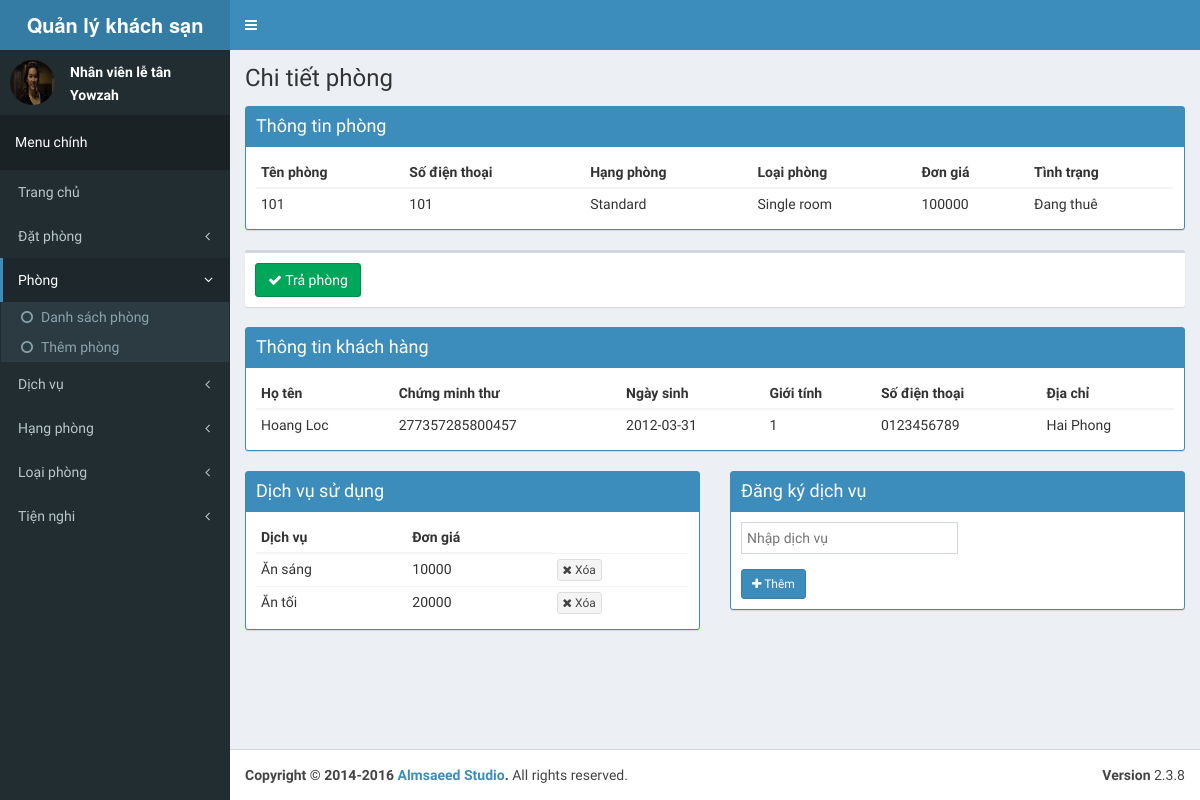
Screenshot of /admin/room/detail/1 with the database file from the repository.
### tables this page shows
CREATE TABLE `room` (
  `room_id` int(11) NOT NULL AUTO_INCREMENT,
  `room` varchar(255) DEFAULT NULL,
  `tel` varchar(255) DEFAULT NULL,
  `rank_id` int(11) DEFAULT NULL,
  `type_id` int(11) DEFAULT NULL,
  `price` int(11) DEFAULT NULL,
  `state` bit(1) DEFAULT NULL,
  PRIMARY KEY (`room_id`),
  KEY `rank_id` (`rank_id`),
  KEY `type_id` (`type_id`),
  CONSTRAINT `room_ibfk_1` FOREIGN KEY (`rank_id`) REFERENCES `rank` (`rank_id`) ON DELETE CASCADE ON UPDATE CASCADE,
  CONSTRAINT `room_ibfk_2` FOREIGN KEY (`type_id`) REFERENCES `type` (`type_id`) ON DELETE CASCADE ON UPDATE CASCADE
);

CREATE TABLE `rank` (
  `rank_id` int(11) NOT NULL AUTO_INCREMENT,
  `rank` varchar(255) DEFAULT NULL,
  PRIMARY KEY (`rank_id`)
);

CREATE TABLE `type` (
  `type_id` int(11) NOT NULL AUTO_INCREMENT,
  `type` varchar(255) DEFAULT NULL,
  PRIMARY KEY (`type_id`)
);

CREATE TABLE `customer` (
  `customer_id` int(11) NOT NULL AUTO_INCREMENT,
  `fname` varchar(255) DEFAULT NULL,
  `lname` varchar(255) DEFAULT NULL,
  `id` varchar(255) DEFAULT NULL,
  `dob` date DEFAULT NULL,
  `gender` bit(1) DEFAULT NULL,
  `phone` varchar(255) DEFAULT NULL,
  `address` varchar(255) DEFAULT NULL,
  PRIMARY KEY (`customer_id`)
);

CREATE TABLE `bookingservice` (
  `bookingservice_id` int(11) NOT NULL AUTO_INCREMENT,
  `bookingroom_id` int(11) DEFAULT NULL,
  `service_id` int(11) DEFAULT NULL,
  `create_date` datetime DEFAULT NULL,
  PRIMARY KEY (`bookingservice_id`),
  KEY `bookingroom_id` (`bookingroom_id`),
  KEY `service_id` (`service_id`),
  CONSTRAINT `bookingservice_ibfk_1` FOREIGN KEY (`bookingroom_id`) REFERENCES `bookingroom` (`bookingroom_id`) ON DELETE CASCADE ON UPDATE CASCADE,
  CONSTRAINT `bookingservice_ibfk_2` FOREIGN KEY (`service_id`) REFERENCES `service` (`service_id`) ON DELETE CASCADE ON UPDATE CASCADE
);

CREATE TABLE `service` (
  `service_id` int(11) NOT NULL AUTO_INCREMENT,
  `service` varchar(255) DEFAULT NULL,
  `price` int(11) DEFAULT NULL,
  PRIMARY KEY (`service_id`)
);

### application/core/MY_Controller.php (called while the page is built, shortened)
<?php defined('BASEPATH') OR exit('No direct script access allowed');
class MY_Controller extends CI_Controller
{
    protected $data = array();
    function __construct()
    {
        $this->data['page_title'] = 'CI_App';
        $this->data['before_head'] = '';
        $this->data['before_body'] = '';
    }
    protected function render($the_view = NULL, $template = 'master')
    {
        if ($template == 'json' || $this->input->is_ajax_request()) {
            header('Content-Type: application/json');
            echo json_encode($this->data);
        } else {
            $this->data['the_view_content'] = (is_null($the_view)) ? '' : $this->load->view($the_view, $this->data, TRUE);;
            $this->load->view('templates/' . $template . '_view', $this->data);
        }
    }
}
class Admin_Controller extends MY_Controller
{
    protected function render($the_view = NULL, $template = 'admin_master')
    {
        parent::render($the_view, $template);
    }
}

### index.php (called while the page is built, shortened)
<?php
require_once BASEPATH.'core/CodeIgniter.php';

### application/models/admin/Model_room.php (called while the page is built, shortened)
<?php defined('BASEPATH') OR exit('No direct script access allowed');
class Model_room extends CI_Model
{
    public function get_room($id = 0)
    {
        return $this->db->select('room_id, room, tel, rank, type, price, state')
            ->from('room')
            ->join('rank', 'room.rank_id = rank.rank_id')
            ->join('type', 'room.type_id = type.type_id')
            ->where('room_id', (int)$id)
            ->get()->row_array();
    }
}

### application/models/admin/Model_booking.php (called while the page is built, shortened)
<?php defined('BASEPATH') OR exit('No direct script access allowed');
class Model_booking extends CI_Model{
    public function get_list_service($bookingroom_id = 0){
        return $this->db->select('bookingservice_id, service.service_id, service, price, bookingroom.bookingroom_id')
            ->from('service')
            ->join('bookingservice', 'bookingservice.service_id = service.service_id')
            ->join('bookingroom', 'bookingroom.bookingroom_id = bookingservice.bookingroom_id')
            ->where('bookingroom.bookingroom_id', $bookingroom_id)
            ->order_by('service_id', 'ASC')
            ->get()->result_array();
    }
    public function get_customer($booking_id = 0){
        return $this->db->select('fname, lname, id, dob, gender, phone, address')
            ->from('customer')
            ->join('booking', 'booking.customer_id = customer.customer_id')
            ->where('booking_id', $booking_id)
            ->get()->row_array();
    }
    public function get_booking_room($room_id){
        return $this->db->select('booking.booking_id, bookingroom_id')
            ->from('booking')
            ->join('bookingroom', 'bookingroom.booking_id = booking.booking_id')
            ->join('room', 'bookingroom.room_id = room.room_id')
            ->where('booking.state', 0)->where('room.state', 1)
            ->get()->row_array();
    }
}

### application/views/admin/room/detail_view.php (the view, shortened to what this page needs)
<div class="row">
    <div class="col-md-12">
        <div class="box box-primary box-solid">
            <div class="box-header">
                <h3 class="box-title">Thông tin phòng</h3>
            </div>
            <div class="box-body">
                <table class="table table-condensed">
                    <thead>
                    <tr>
                        <th>Tên phòng</th>
                        <th>Số điện thoại</th>
                        <th>Hạng phòng</th>
                        <th>Loại phòng</th>
                        <th>Đơn giá</th>
                        <th>Tình trạng</th>
                    </tr>
                    </thead>
                    <tbody>
                    <tr>
                        <td><?php echo $room['room'];?></td>
                        <td><?php echo $room['tel'];?></td>
                        <td><?php echo $room['rank'];?></td>
                        <td><?php echo $room['type'];?></td>
                        <td><?php echo $room['price'];?></td>
                        <td><?php echo ($room['state']==0)?'Còn trống':'Đang thuê';?></td>
                    </tr>
                    </tbody>
                </table>
            </div>
        </div>
    </div>
</div>
<?php
if ($room['state']==1){
?>
<div class="row">
    <div class="col-md-12">
        <div class="box">
            <div class="box-body">
                <a href="<?php echo base_url(); ?>admin/payment/detail/<?php echo $booking_id;?>"><button type="button" class="btn btn-success" id="confirm"><i class="fa fa-check"></i> Trả phòng</button></a>
            </div>
        </div>
    </div>
</div>
<div class="row">
    <div class="col-md-12">
        <div class="box box-primary box-solid">
            <div class="box-header">
                <h3 class="box-title">Thông tin khách hàng</h3>
            </div>
            <div class="box-body">
                <table class="table table-condensed">
                    <thead>
                    <tr>
                        <th>Họ tên</th>
                        <th>Chứng minh thư</th>
                        <th>Ngày sinh</th>
                        <th>Giới tính</th>
                        <th>Số điện thoại</th>
                        <th>Địa chỉ</th>
                    </tr>
                    </thead>
                    <tbody>
                    <tr>
                        <td><?php echo $customer['fname'].' '.$customer['lname'];?></td>
                        <td><?php echo $customer['id'];?></td>
                        <td><?php echo $customer['dob'];?></td>
                        <td><?php echo $customer['gender'];?></td>
                        <td><?php echo $customer['phone'];?></td>
                        <td><?php echo $customer['address'];?></td>
                    </tr>
                    </tbody>
                </table>
            </div>
        </div>
    </div>
</div>
<div class="row">
    <div class="col-md-6">
        <div class="box box-primary box-solid">
            <div class="box-header">
                <h3 class="box-title">Dịch vụ sử dụng</h3>
            </div>
            <div class="box-body">
                <table class="table table-condensed">
                    <thead>
                    <tr>
                        <th>Dịch vụ</th>
                        <th>Đơn giá</th>
                    </tr>
                    </thead>
                    <tbody>
                    <?php
                    if (isset($list_service) && count($list_service)){
                        foreach ($list_service as $key => $val){
                            ?>
                            <tr>
                                <td><?php echo htmlspecialchars($val['service']); ?></td>
                                <td><?php echo htmlspecialchars($val['price']); ?></td>
                                <td><a href="<?php echo base_url(); ?>admin/booking/del_service/<?php echo $val['bookingroom_id']; ?>"><button type="button" class="btn btn-default btn-xs del-btn"><i class="fa fa-times"></i> Xóa</button></a></td>
                            </tr>
                            <?php
                        }
                    }
                    else{
                        echo '<tr><td colspan="3">Không có dữ liệu</td></tr>';
                    }
                    ?>
                    </tbody>
                </table>
            </div>
        </div>
    </div>
    <div class="col-md-6">
        <div class="box box-primary box-solid">
            <div class="box-header">
                <h3 class="box-title">Đăng ký dịch vụ</h3>
            </div>
            <div class="box-body">
                <?php
                $att = array('role' => 'form');
                echo form_open('', $att);
                ?>
                <div class="form-group">
                </div>
                <button type="submit" class="btn btn-primary btn-sm" name="add_service" value="add_service"><i class="fa fa-plus"></i> Thêm</button>
            </div>
        </div>
    </div>
</div>
<?php
}
?>

### rows the page displays
room: room "101", tel "101", rank.rank "Standard", type.type "Single room", price "100000"
customer: fname "Hoang", lname "Loc", id "277357285800457", dob "2012-03-31", gender "1", phone "0123456789", address "Hai Phong"
bookingservice: service.service "Ăn sáng", service.price "10000"
bookingservice: service.service "Ăn tối", service.price "20000"

### other values shown
$content_header "Chi tiết phòng"
